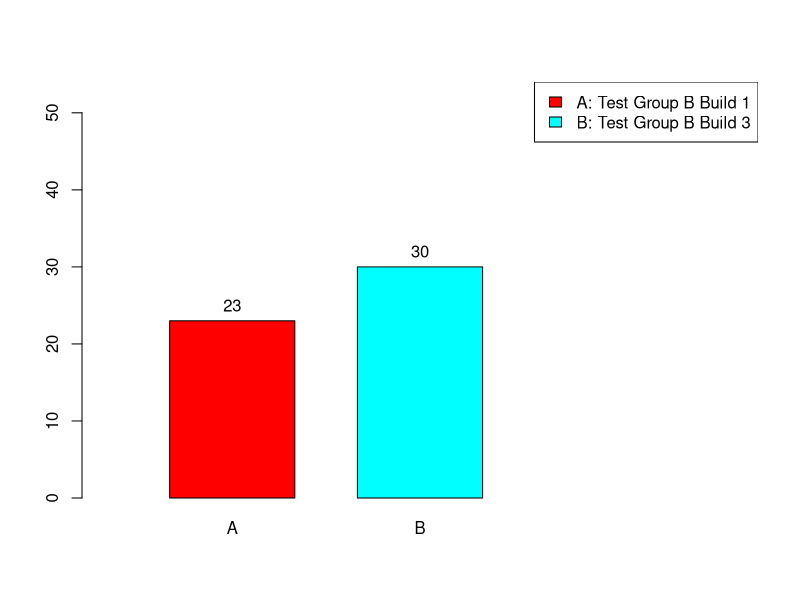

R code for this plot: (Note: this script raises an error after producing the figure.)
y <-values <- c(23, 30)                                                          ##### Assigned Values

group <- LETTERS[1:2]                                                            ##### Prints 'A' and 'B'
x<-barplot(values, names.arg = group, ylim=c(0,54), space = 0.5, width = 0.4, xlim=c(0, 2), col = rainbow(2)) ##### Barplot
text(x,y+2,labels=as.character(y))                                               ##### Text above bars

legend("topright",                                                               ##### Legend/Key
       legend = c("A: Test Group B Build 1", "B: Test Group B Build 3"),
       fill = c("#ff0000", "#00ffff"))

#####a <- c (3, 1, 2, 3, 1, 0, 1, 1, 1, 1, 0, 1, 3, 2, 1, 0, 1, 1)               ##### Box Plot 
#####b <- c (2, 1, 1, 2, 1, 1, 3, 1, 2, 1, 2, 3, 2, 2, 1, 2, 1, 2)               ##### Box Plot

#####boxplot(a, b, horizontal = TRUE)                                            ##### Box Plot

t.test(a, b, paired = TRUE, alternative = "two.sided")                           ##### Paired T Test